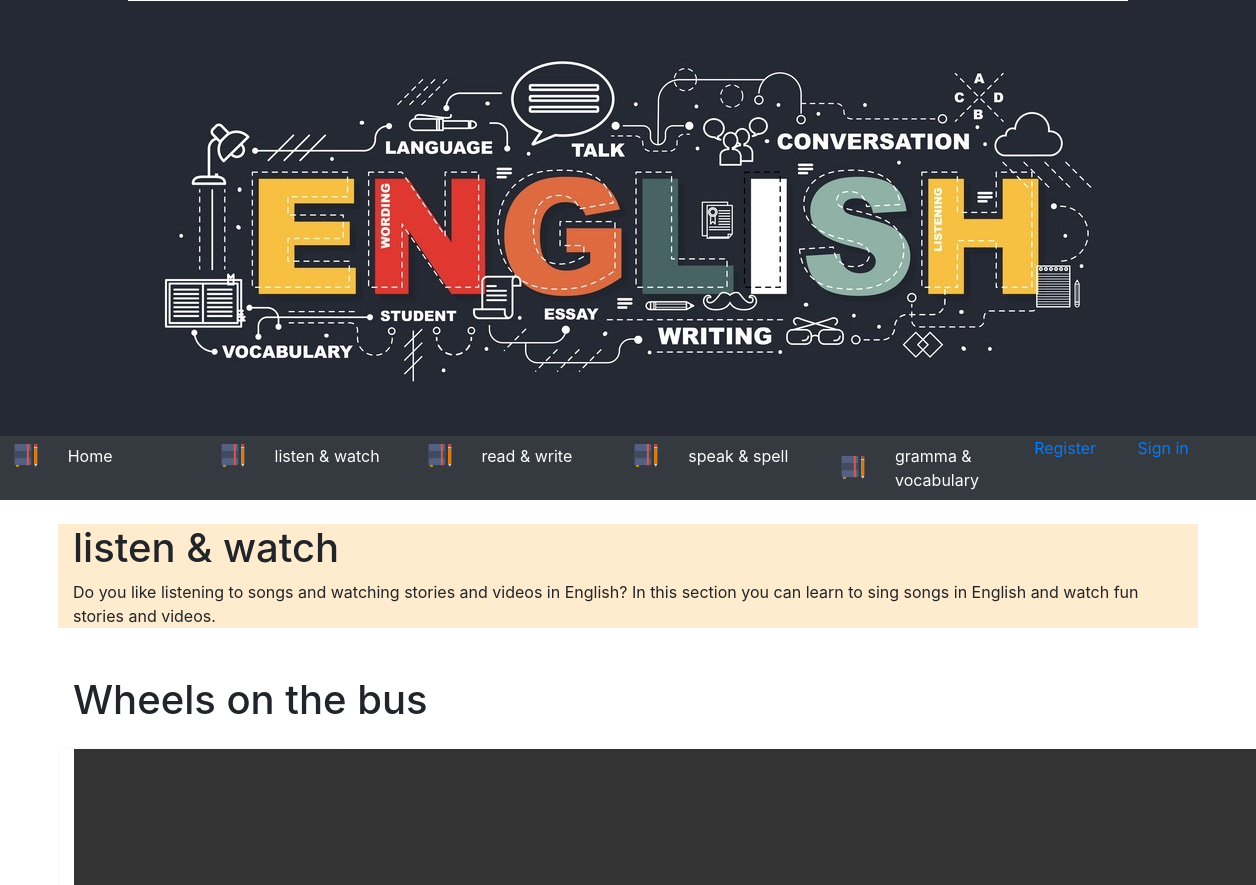
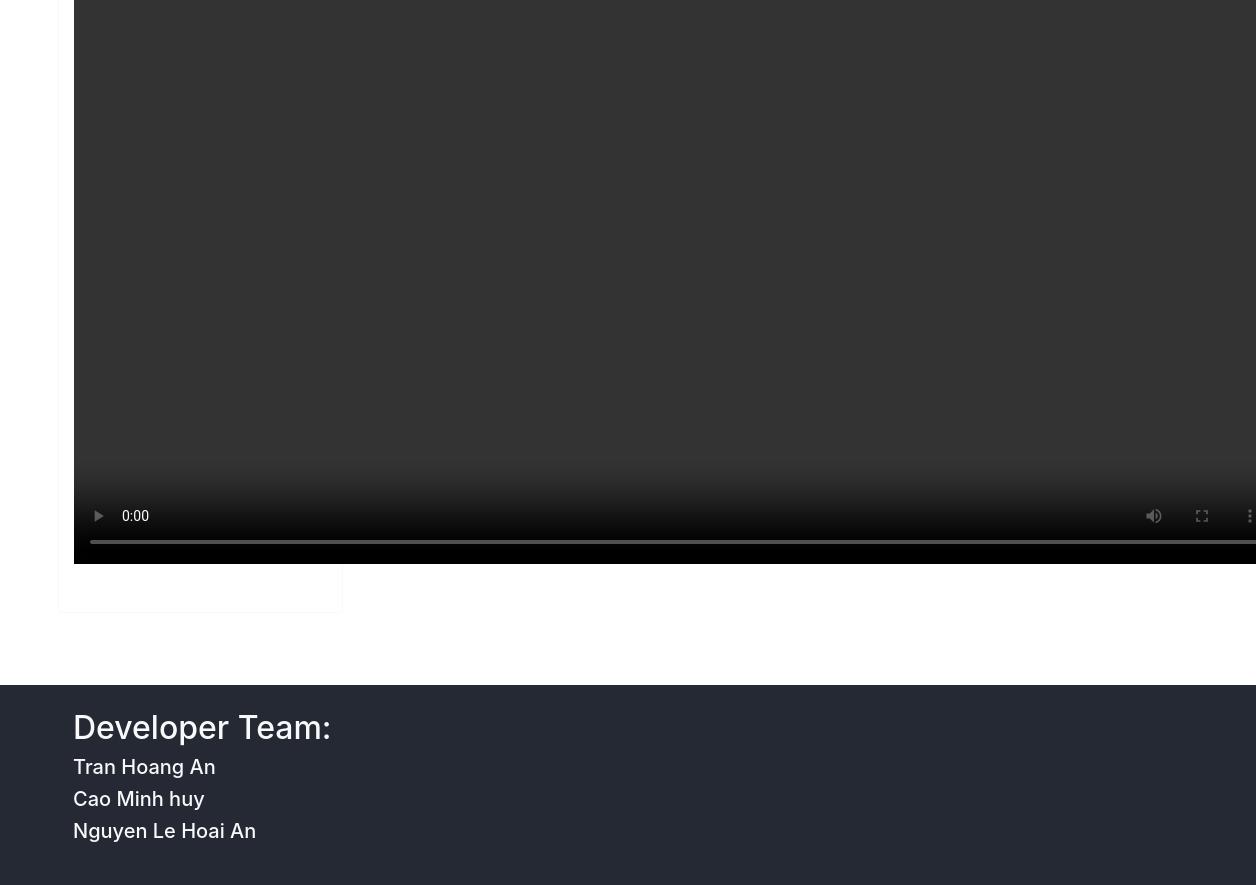
/view_lession.php?CAT_ID=1&LESSON_ID=7, run on the app's committed database (2 pictures, top to bottom).
### tables this page shows
CREATE TABLE CATEGORIES(
    CAT_ID INTEGER NOT NULL PRIMARY KEY AUTO_INCREMENT,
    CAT_NAME TINYTEXT,
    CAT_IMG TINYTEXT,
    CAT_CONTENT TINYTEXT
);

CREATE TABLE LESSON(
    LESSON_ID INTEGER NOT NULL PRIMARY KEY AUTO_INCREMENT,
    INTRO_IMG TINYTEXT,
    LESSON_CONTENT TINYTEXT,
    LINK TINYTEXT,
    CAT_ID INTEGER,
    CONSTRAINT FK_CAT FOREIGN KEY (CAT_ID) REFERENCES CATEGORIES (CAT_ID)
);

### Code/php/categories_management.php (called while the page is built, shortened)
<?php
function get_id_name_categories() {
        $sql    = 'SELECT CAT_NAME,CAT_ID FROM CATEGORIES';
        $result = $GLOBALS['conn']->query($sql);
        $catTittle = array();
        if ($result->num_rows > 0) {
            while ($row = $result->fetch_assoc()) {
                array_push($catTittle,$row['CAT_ID'],$row['CAT_NAME']);
            }
        }
        return $catTittle;
}
?>

### Code/php/connection.php (called while the page is built, shortened)
<?php
function check_connection() {
    $servername = "localhost";
    $username   = "root";
    $password   = "";
    $dbname     = "btpm";
    return true;
}
?>

### view_lession.php (the view, shortened to what this page needs)
<?php
include('Code/php/connection.php');
include('Code/php/categories_management.php');
?>
<!DOCTYPE html>
<html lang="en">
<head>
    <link rel="stylesheet" href="bootstrap/css/bootstrap.min.css">
    <link rel="stylesheet" href="myCss.css">
</head>
<body>
    <div class="container-fluid bgimage-color">
        <img class="mx-auto d-block" src="Banner/Eng_banner.jpg" class="img-fluid" alt="Responsive image">
    </div>
    <nav class="container-fluid bg-dark">
        <div class="row">
            <ul class="nav mr-auto col-12" id="nav-tab">
            <?php $id_name = get_id_name_categories(); ?>
            <li class="nav-item active col-2">
                    <div class="row">
                        <img class="mx-auto my-auto d-block navicon-size" src="notebook.png">
                        <a class="col-9 nav-link my-auto text-white" href="./index.php">Home</a>
                    </div>
                </li>
                <li class="nav-item col-2">
                    <div class="row">
                        <img class="mx-auto my-auto d-block navicon-size" src="notebook.png">
                        <?php echo '<a class="col-9 nav-link my-auto text-white" href="./view_tab.php?cat_id='.$id_name[0].'"> '.$id_name[1].'</a>' ?>
                    </div>
                </li>
                <li class="nav-item col-2">
                    <div class="row">
                        <img class="mx-auto my-auto d-block navicon-size" src="notebook.png">
                        <?php echo '<a class="col-9 nav-link my-auto text-white" href="./view_tab.php?cat_id='.$id_name[2].'"> '.$id_name[3].'</a>' ?>
                    </div>
                </li>
                <li class="nav-item col-2">
                    <div class="row">
                        <img class="mx-auto my-auto d-block navicon-size" src="notebook.png">
                        <?php echo '<a class="col-9 nav-link my-auto text-white" href="./view_tab.php?cat_id='.$id_name[4].'"> '.$id_name[5].'</a>' ?>
                </li>
                <li class="nav-item col-2">
                    <div class="row">
                        <img class="mx-auto my-auto d-block navicon-size" src="notebook.png">
                        <?php echo '<a class="col-9 nav-link my-auto text-white" href="./view_tab.php?cat_id='.$id_name[6].'"> '.$id_name[7].'</a>' ?>
                    </div>
                </li>
                <li class="nav-item col-1">
                    <div class="row">
                        <a href="" class="text-default" data-toggle="modal" data-target="#modalRegisterForm">
                            <?php if($GLOBALS['isSignedIn'] != null){
                                      if($GLOBALS['isSignedIn'] == false){
                                          echo "Register";
                                      }
                                      else echo "<a href='Code/php/logout.php'"."> Sign Out</a>";
                                    }
                                  else echo "Register";
                            ?>
                        </a>
                    </div>
                </li>
                <li class="nav-item col-1">
                    <div class="row">
                            <?php if($GLOBALS['isSignedIn'] === false){
                                echo '<a id="login" href="" class="text-default" data-toggle="modal"
                                data-target="#modalLoginForm"> Sign in </a>';
                            }
                            else echo '<span class="text-primary">'.$_SESSION['user'].'</span>' ?>
                    </div>
                </li>
            </ul>
        </div>
    </nav>
<br>
   <?php
   if (check_connection() === true) {
       $sql    = 'SELECT * FROM CATEGORIES WHERE CAT_ID='.$_GET['CAT_ID'].'';
       $result = $GLOBALS['conn']->query($sql);
       if ($result->num_rows > 0) {
        while($row = $result->fetch_assoc()){
            echo '<div class = "container intro"><h1>'.$row["CAT_NAME"].'</h1><div style="word-wrap:brea-word;">'.$row["CAT_CONTENT"].'</div></div>';
        }
       }
        else {
            echo "0 results";
        }
   }
   ?>
    <br>
    <br>
    <div class="container">
    <div class="row row-eq-height">
    <?php
    if (check_connection() === true) {
       $sql    = 'SELECT * FROM LESSON WHERE LESSON_ID='.$_GET['LESSON_ID'].'';
       $result = $GLOBALS['conn']->query($sql);
       if ($result->num_rows > 0) {
        while($row = $result->fetch_assoc()){
            echo '
            <div class = "container">
            <h1>'.$row["LESSON_CONTENT"].'</h1></div>
            <br>
            <br>
            <br>
            ';
            if ($row["CAT_ID"]==2)
            {
                echo '
                <div class="col-3 border border-light rounded overflow-auto d-flex flex-column">
                    <img width="1200" src="'.$row["LINK"].'">
                    <br>
                    <br>
                </div>
                        ';
            }
            else
            {
                echo '
                <div class="col-3 border border-light rounded overflow-auto d-flex flex-column">
                    <video width="1200" height="700" controls autoplay>
                    <source src="'.$row["LINK"].'" type="video/mp4">
                    </video>
                    <br>
                    <br>
                </div>
                        ';
            }
        }
       }
        else {
            echo "0 results";
        }
   }
    ?>
    </div>
    </div>
   <br>
    <br>
    <br>
    <div class="container-fluid" id="footer">
        <div class="container">
            <br>
            <h2 class="text-light">Developer Team:</h2>
            <h5 class="text-light"> Tran Hoang An</h5>
            <h5 class="text-light"> Cao Minh huy</h5>
            <h5 class="text-light"> Nguyen Le Hoai An</h5>
        </div>
    </div>
</body>
</html>

### myCss.css (style rules this page uses)
.bgimage-color { background-color: rgb(37, 41, 52) }
.navicon-size { height:24px; width: 24px; }
.intro { background-color: blanchedalmond; }
#footer { min-height: 200px; background-color: rgb(37, 41, 52); }

### data on the page
categories: CAT_NAME "listen & watch", CAT_CONTENT "Do you like listening to songs and watching stories and videos in English? In this section you can learn to sing songs in English and watch fun stories and videos."
lesson: LESSON_CONTENT "Wheels on the bus"

### other printed values
$id_name[1] "listen & watch"
$id_name[3] "read & write"
$id_name[5] "speak & spell"
$id_name[7] "gramma & vocabulary"
